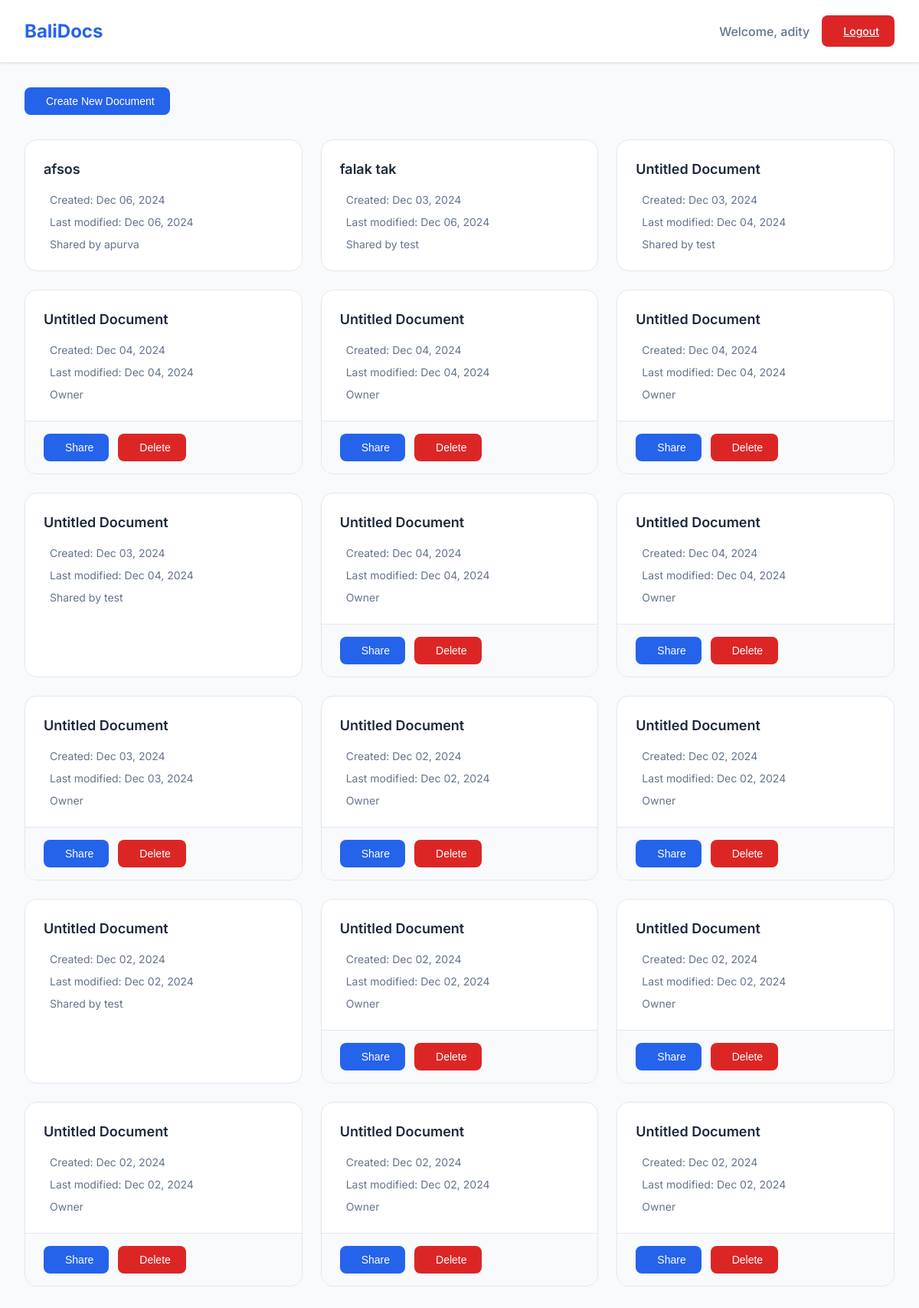
Page / (signed in) on the earlier database version.
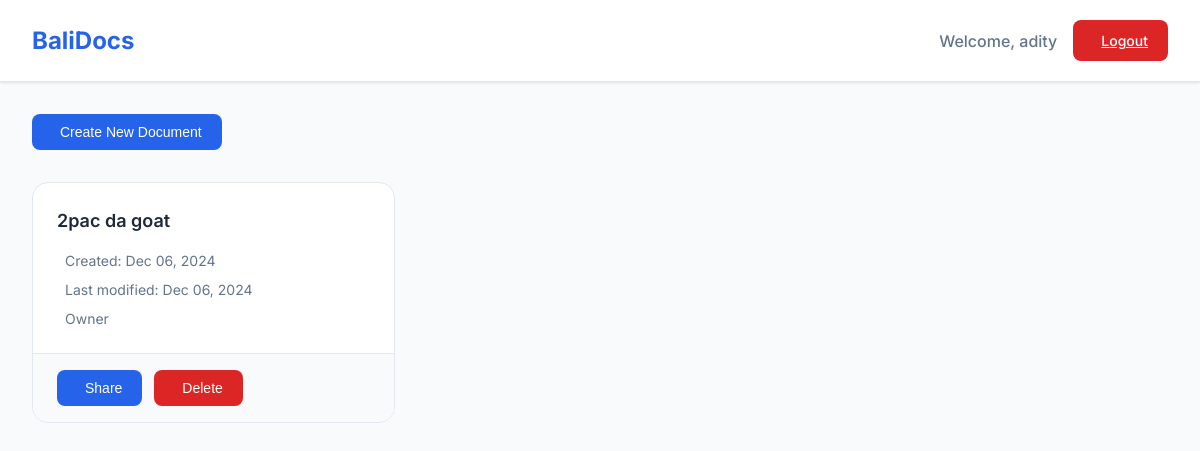
Same page on the later database version.
### app/models.py (models this page shows)
class ServerDocument(models.Model):
    doc_id = models.CharField(max_length=255, unique=True, primary_key=True)
    title = models.CharField(max_length=255, default="Untitled Document")
    content = models.JSONField(default=dict)
    created_at = models.DateTimeField(auto_now_add=True)
    updated_at = models.DateTimeField(auto_now=True)
    owner = models.ForeignKey(User, on_delete=models.CASCADE)
    visibility = models.CharField(
        max_length=10,
        choices=[('PRIVATE', 'Private'), ('PUBLIC', 'Public')],
        default='PRIVATE'
    )

### app/views.py (the view)
# urls.py: path('', views.home, name='home'),
@login_required(login_url='login')
def home(request):
    documents = ServerDocument.objects.filter(
        Q(owner=request.user) |  # Documents owned by user
        Q(documentaccess__user=request.user) |  # Documents shared with user
        Q(visibility='PUBLIC')  # Public documents
    ).distinct().order_by('-updated_at')
    return render(request, 'home.html', {
        'documents': documents,
        'user': request.user
    })

### app/templates/home.html (shortened to what this page needs)
<!DOCTYPE html>
<html lang="en">
<head>
    <link href="https://cdn.jsdelivr.net/npm/remixicon@3.5.0/fonts/remixicon.css" rel="stylesheet">
</head>
<body>
    <header class="header">
        <div class="header-content">
            <a href="/" class="logo">
                 BaliDocs
            </a>
            <div class="user-info">
                <span>Welcome, {{ user.username }}</span>
                <a href="{% url 'logout' %}" class="btn btn-danger">
                    Logout
                </a>
            </div>
        </div>
    </header>
    <div class="container">
        <button onclick="window.location.href='{% url 'new_document' %}'" class="btn btn-primary">
            Create New Document
        </button>
        <div class="documents-grid">
            {% for doc in documents %}
                <div class="document-card">
                    <div class="document-content" onclick="window.location.href='{% url 'load_document' doc.doc_id %}'">
                        <div class="document-title">
                            {% if doc.title %}
                                {{ doc.title }}
                            {% else %}
                                Untitled Document
                            {% endif %}
                        </div>
                        <div class="document-meta">
                            <div>
                                Created: {{ doc.created_at|date:"M d, Y" }}
                            </div>
                            <div>
                                Last modified: {{ doc.updated_at|date:"M d, Y" }}
                            </div>
                            <div>
                                {% if doc.owner == user %}
                                    Owner
                                {% else %}
                                    Shared by {{ doc.owner.username }}
                                {% endif %}
                            </div>
                        </div>
                    </div>
                    {% if doc.owner == user %}
                        <div class="document-actions">
                            <button class="btn btn-primary" onclick="openShareModal('{{ doc.doc_id }}', event)">
                                Share
                            </button>
                            <button class="btn btn-danger" onclick="openDeleteModal('{{ doc.doc_id }}', event)">
                                Delete
                            </button>
                        </div>
                    {% endif %}
                </div>
            {% empty %}
                <div class="empty-state">
                    <i class="ri-file-add-line"></i>
                    <h3>No documents yet</h3>
                    <p>Create your first document to get started!</p>
                </div>
            {% endfor %}
        </div>
    </div>
</body>
</html>

Differences in the rows shown:
removed ServerDocument: title "afsos", created_at "Dec 06, 2024", updated_at "Dec 06, 2024", owner.username "apurva"
removed ServerDocument: title "falak tak", created_at "Dec 03, 2024", updated_at "Dec 06, 2024", owner.username "test"
removed ServerDocument: title "Untitled Document", created_at "Dec 03, 2024", updated_at "Dec 04, 2024", owner.username "test"
removed ServerDocument: title "Untitled Document", created_at "Dec 04, 2024", updated_at "Dec 04, 2024", shows "Owner"
removed ServerDocument: title "Untitled Document", created_at "Dec 04, 2024", updated_at "Dec 04, 2024", shows "Owner"
removed ServerDocument: title "Untitled Document", created_at "Dec 04, 2024", updated_at "Dec 04, 2024", shows "Owner"
removed ServerDocument: title "Untitled Document", created_at "Dec 03, 2024", updated_at "Dec 04, 2024", owner.username "test"
removed ServerDocument: title "Untitled Document", created_at "Dec 04, 2024", updated_at "Dec 04, 2024", shows "Owner"
removed ServerDocument: title "Untitled Document", created_at "Dec 04, 2024", updated_at "Dec 04, 2024", shows "Owner"
removed ServerDocument: title "Untitled Document", created_at "Dec 03, 2024", updated_at "Dec 03, 2024", shows "Owner"
removed ServerDocument: title "Untitled Document", created_at "Dec 02, 2024", updated_at "Dec 02, 2024", shows "Owner"
removed ServerDocument: title "Untitled Document", created_at "Dec 02, 2024", updated_at "Dec 02, 2024", shows "Owner"
removed ServerDocument: title "Untitled Document", created_at "Dec 02, 2024", updated_at "Dec 02, 2024", owner.username "test"
removed ServerDocument: title "Untitled Document", created_at "Dec 02, 2024", updated_at "Dec 02, 2024", shows "Owner"
removed ServerDocument: title "Untitled Document", created_at "Dec 02, 2024", updated_at "Dec 02, 2024", shows "Owner"
removed ServerDocument: title "Untitled Document", created_at "Dec 02, 2024", updated_at "Dec 02, 2024", shows "Owner"
removed ServerDocument: title "Untitled Document", created_at "Dec 02, 2024", updated_at "Dec 02, 2024", shows "Owner"
removed ServerDocument: title "Untitled Document", created_at "Dec 02, 2024", updated_at "Dec 02, 2024", shows "Owner"
added ServerDocument: title "2pac da goat", created_at "Dec 06, 2024", updated_at "Dec 06, 2024", shows "Owner"
